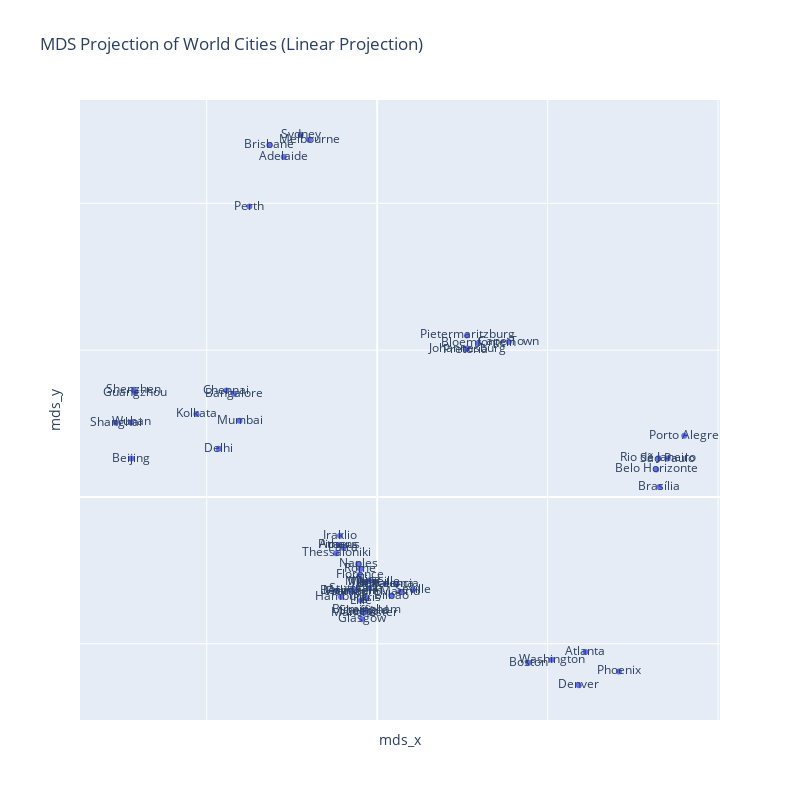

Here is the notebook cell this chart was saved with:
### Code cell
fig = px.scatter(world_results, x="mds_x", y="mds_y",
                text="city", 
                width=800, height=800, 
                title="MDS Projection of World Cities (Linear Projection)")


fig.update_xaxes(
    showticklabels=False
)
fig.update_yaxes(
    showticklabels=False
)

fig

### Figure 1 — Plotly figure (JSON) as saved in the notebook; plotly's stock layout.template omitted (floating-point values rounded to 4 significant figures)
{"data": [{"hovertemplate": "mds_x=%{x}<br>mds_y=%{y}<br>city=%{text}<extra></extra>", "legendgroup": "", "marker": {"color": "#636efa", "symbol": "circle"}, "mode": "markers+text", "name": "", "orientation": "v", "showlegend": false, "text": ["Sydney", "Melbourne", "Brisbane", "Perth", "Adelaide", "São Paulo", "Rio de Janeiro", "Belo Horizonte", "Porto Alegre", "Brasília", "Shanghai", "Beijing", "Guangzhou", "Shenzhen", "Wuhan", "Paris", "Lyon", "Marseille", "Lille", "Nice", "Berlin", "Stuttgart", "Frankfurt", "Mannheim", "Hamburg", "Athens", "Thessaloniki", "Piraeus", "Patra", "Iraklio", "Mumbai", "Delhi", "Kolkata", "Chennai", "Bangalore", "Rome", "Milan", "Naples", "Turin", "Florence", "Johannesburg", "Cape Town", "Pretoria", "Pietermaritzburg", "Bloemfontein", "Madrid", "Barcelona", "Seville", "Bilbao", "Valencia", "Birmingham", "Manchester", "Leeds", "Sheffield", "Glasgow", "Washington", "Atlanta", "Boston", "Phoenix", "Denver"], "type": "scatter", "x": [-2244.0, -1996.0, -3164.0, -3749.0, -2740.0, 8523.0, 8252.0, 8185.0, 9008.0, 8280.0, -7669.0, -7210.0, -7101.0, -7141.0, -7215.0, -305.1, -231.5, -90.46, -479.5, -242.0, -1182.0, -708.6, -764.4, -713.0, -1060.0, -1131.0, -1205.0, -1126.0, -988.3, -1090.0, -4036.0, -4647.0, -5305.0, -4421.0, -4198.0, -489.7, -486.7, -557.8, -361.1, -518.0, 2640.0, 3861.0, 2595.0, 2636.0, 2963.0, 674.9, 247.1, 1050.0, 412.3, 549.9, -316.4, -375.0, -437.8, -407.3, -442.6, 5122.0, 6109.0, 4431.0, 7093.0, 5914.0], "xaxis": "x", "y": [12330.0, 12160.0, 11990.0, 9889.0, 11570.0, 1308.0, 1318.0, 936.9, 2080.0, 339.3, 2524.0, 1307.0, 3545.0, 3647.0, 2539.0, -3443.0, -3113.0, -2911.0, -3527.0, -2845.0, -3193.0, -3125.0, -3241.0, -3209.0, -3406.0, -1634.0, -1914.0, -1633.0, -1740.0, -1323.0, 2597.0, 1644.0, 2828.0, 3624.0, 3515.0, -2453.0, -2882.0, -2286.0, -2925.0, -2659.0, 5052.0, 5278.0, 5018.0, 5501.0, 5234.0, -3229.0, -2954.0, -3167.0, -3364.0, -2973.0, -3866.0, -3942.0, -3932.0, -3901.0, -4167.0, -5541.0, -5276.0, -5653.0, -5944.0, -6413.0], "yaxis": "y"}], "layout": {"height": 800, "legend": {"tracegroupgap": 0}, "title": {"text": "MDS Projection of World Cities (Linear Projection)"}, "width": 800, "xaxis": {"anchor": "y", "domain": [0, 1], "showticklabels": false, "title": {"text": "mds_x"}}, "yaxis": {"anchor": "x", "domain": [0, 1], "showticklabels": false, "title": {"text": "mds_y"}}}}
